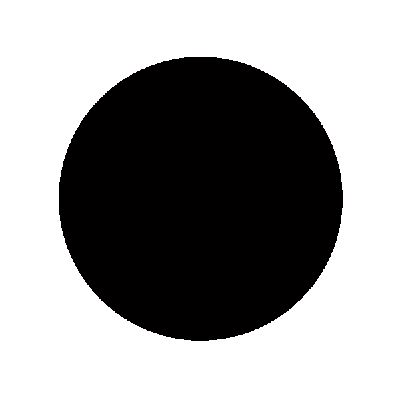
#> input picture Black_Circle.jpg, 400 x 399 px, found by its file name
$ python sobol.py
#> lines starting #> are read from the running program, lines starting #| are printed output that depends on the picture

from PIL import Image
import numpy as np
import math as m
import multiprocessing
import concurrent.futures
from timeit import default_timer as timer
def normal_dist(x, mean, std):
    return (1 / (std * np.sqrt(2 * np.pi))) * np.exp(-0.5 * ((x - mean) / std) ** 2)
def forloop_image(img,empty_image,x,height,width,radius):
    widthpixels = []
    G_x = np.array([[-1, 0, 1], [-2, 0, 2], [-1, 0, 1]])
    G_y = np.array([[1, 2, 1], [0, 0, 0], [-1, -2, -1]])
    gx_r=0
    gx_b=0
    gx_g=0
    gy_r=0
    gy_b=0
    gy_g=0
    g_r=0.0
    g_b=0.0
    g_g=0.0
    for y in range(height):
        gx_r=0
        gx_b=0
        gx_g=0
        gy_r=0
        gy_b=0
        gy_g=0
        a=0
        b=0
        c=0
        for i in range(-1, 2):
            for j in range(-1, 2):
                if x + i >= 0 and x + i < width and y + j >= 0 and y + j < height:
                    gx_r += G_x[2-(i+1)][2-(j+1)]*img.getpixel((x + i, y + j))[0]
                    gx_g += G_x[2-(i+1)][2-(j+1)]*img.getpixel((x + i, y + j))[1]
                    gx_b += G_x[2-(i+1)][2-(j+1)]*img.getpixel((x + i, y + j))[2]
                    gy_r += G_y[2-(i+1)][2-(j+1)]*img.getpixel((x + i, y + j))[0]
                    gy_g += G_y[2-(i+1)][2-(j+1)]*img.getpixel((x + i, y + j))[1]
                    gy_b += G_y[2-(i+1)][2-(j+1)]*img.getpixel((x + i, y + j))[2]

                    a = m.sqrt(gx_r**2 + gy_r**2)
                    b = m.sqrt(gx_g**2 + gy_g**2)
                    c = m.sqrt(gx_b**2 + gy_b**2)
        widthpixels.append([int(a), int(b), int(c)])
        #widthpixels.append([int(m.atan2(gx_r,gy_r)*255), int(m.atan2(gx_g,gy_g)*255), int(m.atan2(gx_b,gy_b)*255)])
    return widthpixels

def distance_image(image_path:str)->None:
#> called with image_path = 'Black_circle.jpg'
    start = timer()
    radius:int = 4
    scale = 1
    img = Image.open(image_path)
#> img is the input picture: PIL image 400x399 RGB; mean R, G, B 154.2, 153.8, 153.8
    std = 0.05
    width, height = img.size
#> width = 400; height = 399
    img=img.resize((int(width/scale),int(height/scale)))
    width, height = img.size
    print(f"Image size: {width}x{height}")
#| Image size: 400x399
    img = img.convert("RGB")
    print(f"Image mode: {img}")
#| Image mode: <PIL.Image.Image image mode=RGB size=400x399 at 0x7EFF4233EF50>
    empty_image = Image.new("RGB", (width, height), "white")
#> empty_image: PIL image 400x399 RGB; every value is 255
    pixels:list = np.zeros((width, height, 3))


    with concurrent.futures.ProcessPoolExecutor() as executor:
        futures = []
        results = []
        for x in range(width):
            future = executor.submit(forloop_image, img, empty_image, x, height, width, radius)
            results.append([x, future])
            futures.append(future)
            print(f"progress: {x}/{width}")
#> after the loop, futures = 400 items; results = 400 items

        # Wait for all the futures to complete
        concurrent.futures.wait(futures)
        for result in results:
            x = result[0]
            for y in range(height):
                empty_image.putpixel((x, y), (result[1].result()[y][0], result[1].result()[y][1], result[1].result()[y][2]))
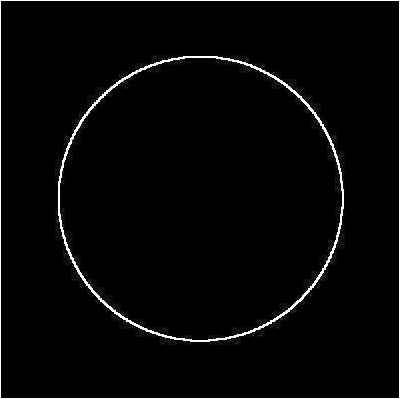
#> empty_image: PIL image 400x399 RGB; mean R, G, B 6.9, 6.9, 6.9
    print(timer()-start)
    empty_image.save("SobolOutput.jpg")

if __name__ == "__main__":
    multiprocessing.freeze_support()
    distance_image("Black_circle.jpg")
